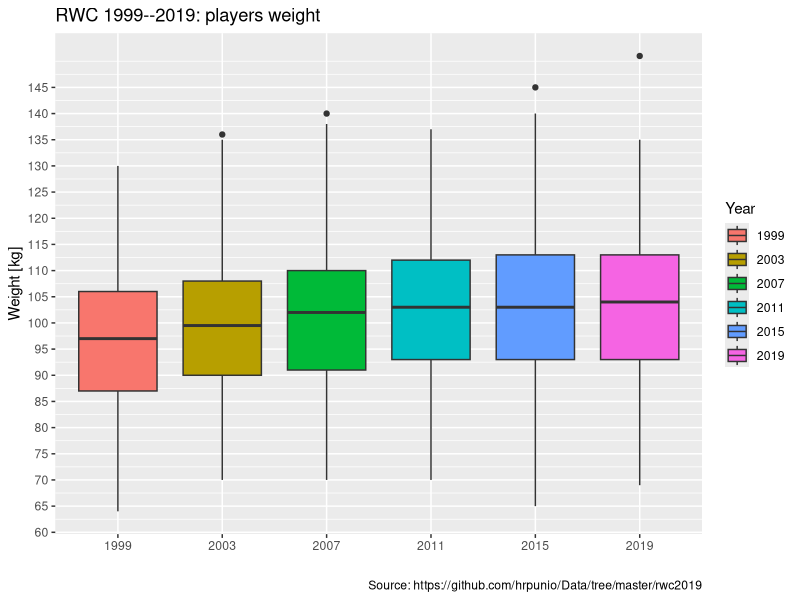
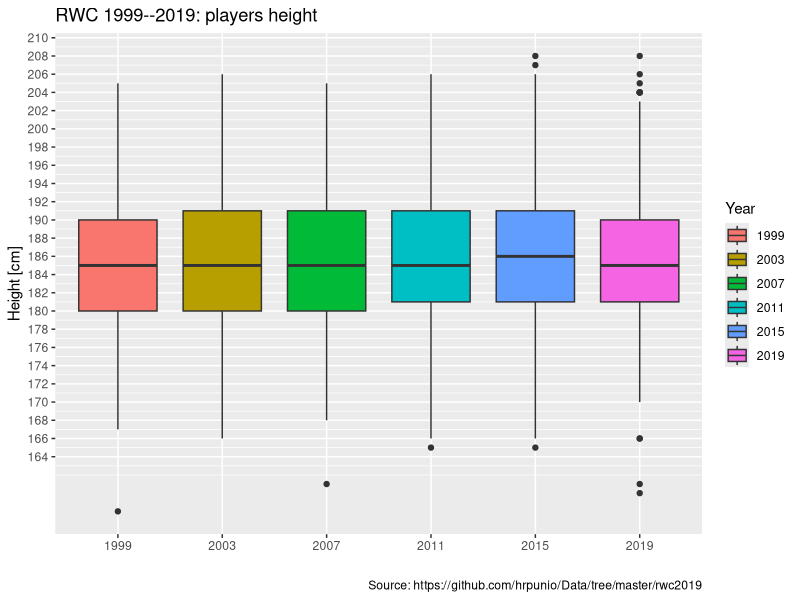
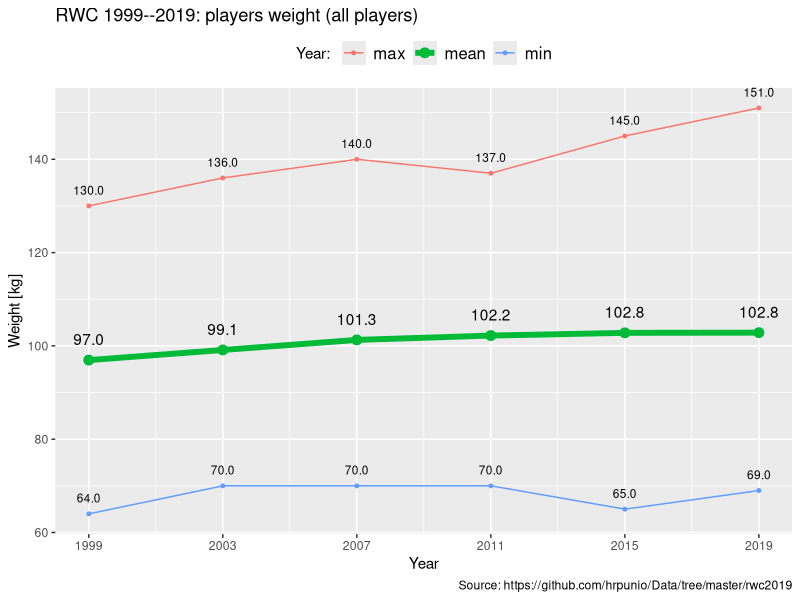
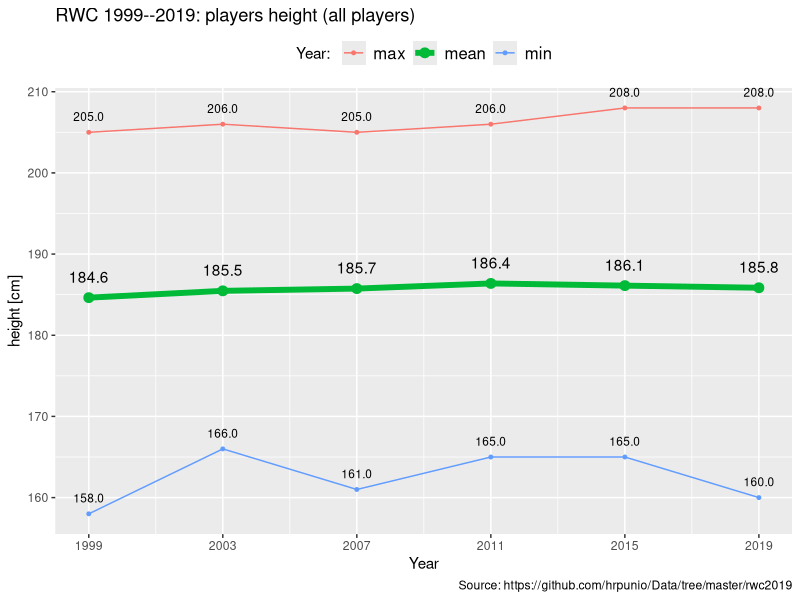
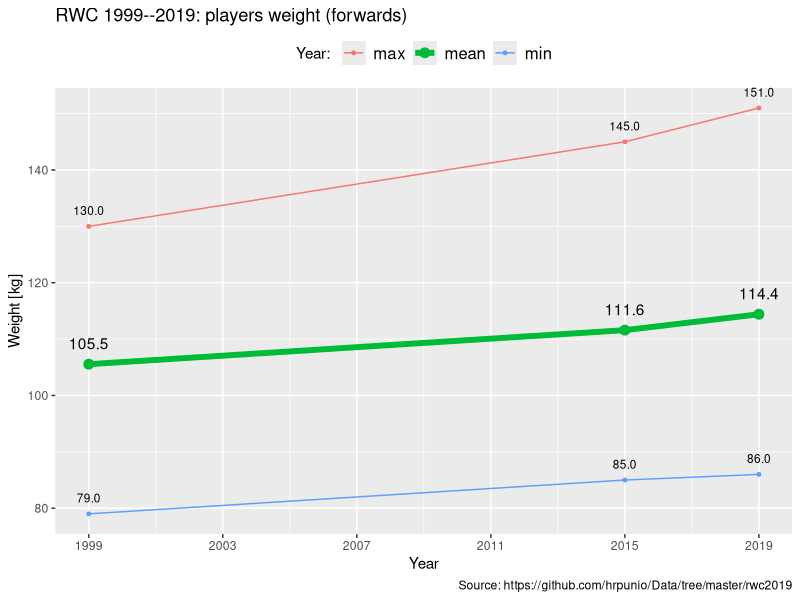
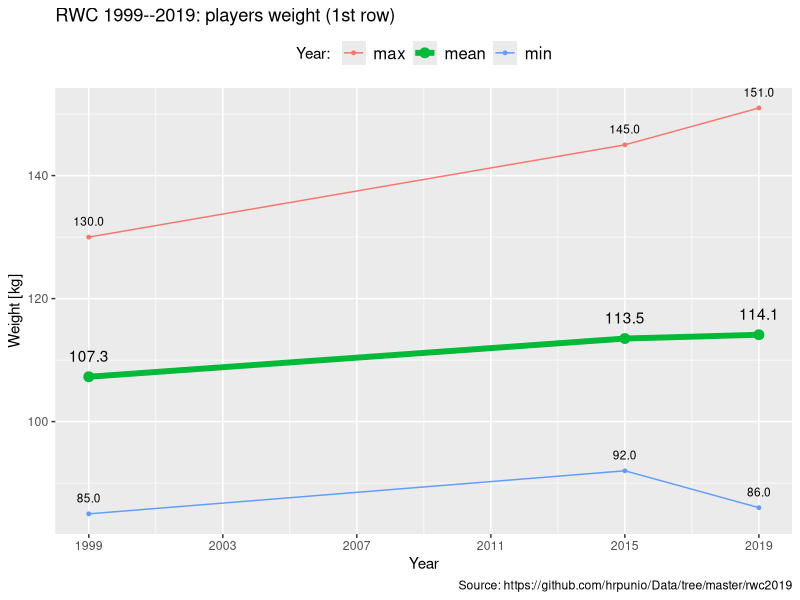
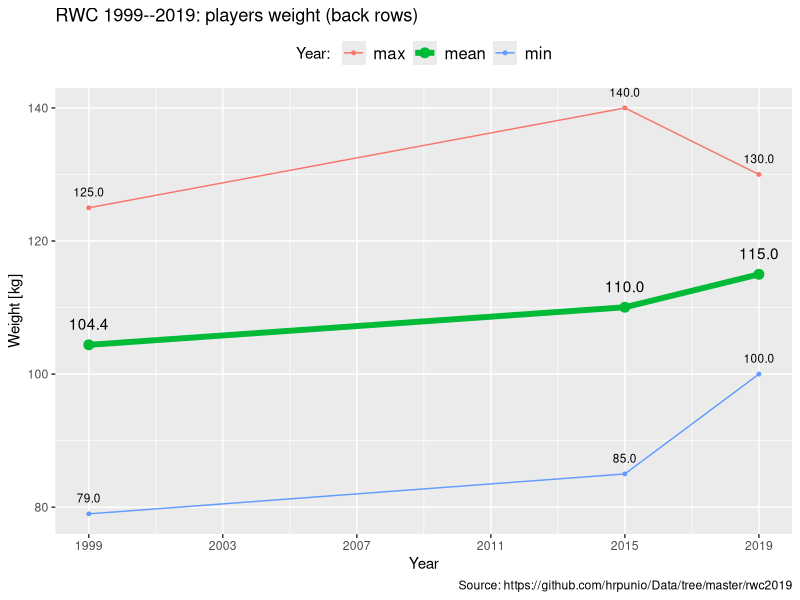
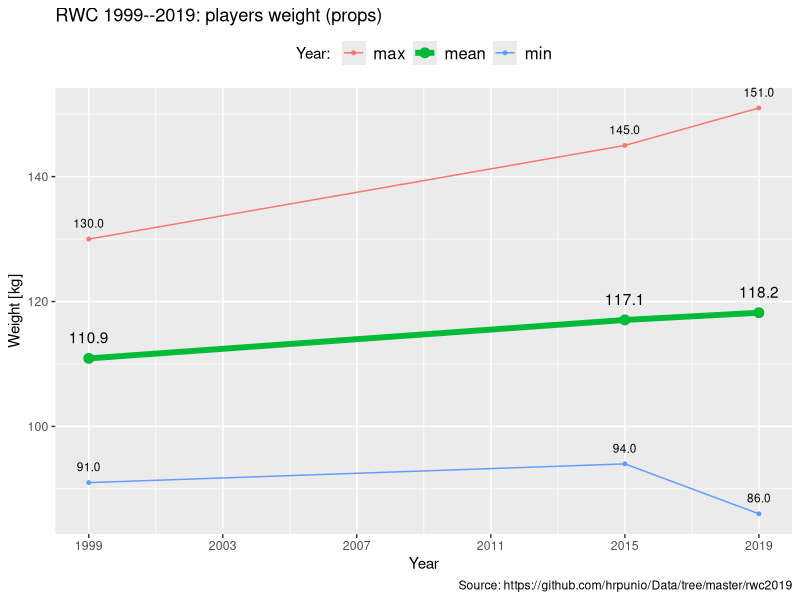

R code for these plots, in order:
### RWC 1999-2019 players elementary statistical analysis
### tprzechlewski@gmail.com (CC by license)
### 
library(ggplot2)
library(dplyr)
options(dplyr.print_max = 1e9)

###############################
players <- read.csv("RWC_1999-2019.csv", sep = ';',  header=T, na.string="NA", colClasses=c( year ="factor"))
players$date <- as.Date(players$year, format = "%Y")
str(players)
###############################

aggregateByYr <- function(p, c) {
  ## https://stackoverflow.com/questions/49700912/why-is-enquo-preferable-to-substitute-eval
  colname <- enquo(c)
  group_by (p, year) %>%
  summarise(
    median = median(!! colname, na.rm=TRUE),
    mean = mean(!! colname, na.rm=TRUE),
    min = min(!! colname, na.rm=TRUE),
    max = max(!! colname, na.rm=TRUE)
  ) %>%
  as.data.frame %>%
  arrange(desc(median))
}
default.lab <- "Weight [kg]"
plotAgg <- function(p, co, coco, lab=default.lab ) {

  t <- sprintf("RWC 1999--2019: %s", co)

  ##if(missing(lab)) { lab <- "Weight [kg]" } 
   
  plot <- ggplot(p, aes(x = as.Date(year, format = "%Y"))) +
    ggtitle(t) + 
    geom_line(aes(y = mean, colour = 'mean'), size=2) +
    geom_line(aes(y = max, colour = "max"), size=.5) +
    geom_line(aes(y = min, colour = "min"), size=.5) +
    ##
    geom_point(aes(y = mean, colour = 'mean'), size=3) +
    geom_point(aes(y = max, colour = 'max'), size=1) +
    geom_point(aes(y = min, colour = 'min'), size=1) +
    ## labels
    geom_text(data=p, aes(label=sprintf("%.1f", mean), y= mean), vjust=-1.25 ) +
    geom_text(data=p, aes(label=sprintf("%.1f", max), y= max), vjust=-1.25, size=3 ) +
    geom_text(data=p, aes(label=sprintf("%.1f", min), y= min), vjust=-1.25, size=3 ) +
    ylab(label=lab) +
    xlab(label="Year") +
    scale_x_date(breaks = seq(as.Date("1999", format="%Y"), as.Date("2019", format="%Y"), by="4 years"), date_labels = "%Y" ) +
    labs(colour = "Year: ", caption = "Source: https://github.com/hrpunio/Data/tree/master/rwc2019") +
    theme(legend.position="top") +
    theme(legend.text=element_text(size=12));

    if  (missing(coco)) {    plot <- plot + ggtitle(t) }
    else { plot <- plot + ggtitle(t, subtitle=coco ) +
         theme(plot.subtitle=element_text(size=8)) }

    return (plot)

}

plotBoxWd <- function (p, co ){
  t <- sprintf("RWC 1999--2019: %s", co)
  s <- weight.scale 
  lab <- "Weight [kg]" 

  ggplot(p, aes(x=year, y=weight, fill=year)) + geom_boxplot() +
   scale_y_continuous(breaks=s) +
   ggtitle(t) +
   guides(fill=guide_legend("Year")) +
   ylab(label=lab) +
   labs(colour = "Year: ", caption = "Source: https://github.com/hrpunio/Data/tree/master/rwc2019") +
   xlab("");
}
plotBoxHt <- function (p, co ){
  t <- sprintf("RWC 1999--2019: %s", co)
  s <- height.scale 
  lab <- "Height [cm]" 

  ggplot(p, aes(x=year, y=height, fill=year)) + geom_boxplot() +
   scale_y_continuous(breaks=s) +
   ggtitle(t) +
   guides(fill=guide_legend("Year")) +
   ylab(label=lab) +
   labs(colour = "Year: ", caption = "Source: https://github.com/hrpunio/Data/tree/master/rwc2019") +
   xlab("");
}
###############################

weight.scale <- c(10, 15, 20, 25, 30, 35, 40, 45, 50, 55, 60, 65, 70, 75, 80,
    85, 90, 95, 100, 105, 110, 115, 120, 125, 130, 135, 140, 145 )
age.scale <- c(18, 20, 22, 24, 26, 28, 30, 32, 34, 36, 38, 40 )
height.scale <- c(164, 166, 168, 170, 172, 174, 176, 178, 180, 182, 184, 186, 188, 
    190, 192, 194, 196, 198, 200, 202, 204, 206, 208, 210, 212 )
caps.scale <- c(0, 10, 20, 30, 40, 50, 60, 70, 80, 90, 100, 110, 120 )

##All players weight and height

players.weight.year <- aggregateByYr (players, weight)
players.weight.year

players.height.year <- aggregateByYr (players, height)
players.height.year

### by pack x year
players.weight.pack.year <- players %>% group_by(pack, year) %>% 
  summarise(
   median = median(weight, na.rm=TRUE),
    mean = mean(weight, na.rm=TRUE),
    min = min(weight, na.rm=TRUE),
    max = max(weight, na.rm=TRUE)
  ) %>%
  as.data.frame

players.weight.pack.year

### Boxplot (weight / all players)
plotBoxWd(players, "players weight")
plot.players.weight.year <- plotAgg(players.weight.year, "players weight (all players)")

## Boxplot (height / all players)
plotBoxHt(players, "players height")
plot.players.height.year <-  plotAgg(players.height.year, "players height (all players)", lab="height [cm]")

plot.players.weight.year
plot.players.height.year
###############################
### 1999/2015/2019 players only
###############################
players  <- filter (players, year == 1999 | year == 2015 | year == 2019);
##str(players)
###############################
###
### Forwards ##################
fplayers <- filter(players, grepl("PR|SR|HK", players$poscode))
fplayers.weight.year <- aggregateByYr (fplayers, weight)
players.weight.year

f1players <- filter(players, grepl("PR|HK", players$poscode))
f1players.weight.year <- aggregateByYr (f1players, weight)
f1players.weight.year

f2players <- filter(players, grepl("SR", players$poscode))
f2players.weight.year <- aggregateByYr (f2players, weight)
f2players.weight.year

fpplayers <- filter(players, grepl("PR", players$poscode))
fpplayers.weight.year <- aggregateByYr (fpplayers, weight)
fpplayers.weight.year

plot.fplayers.weight.year <- plotAgg(fplayers.weight.year, "players weight (forwards)")
plot.f1players.weight.year <- plotAgg(f1players.weight.year, "players weight (1st row)")
plot.f2players.weight.year <- plotAgg(f2players.weight.year, "players weight (back rows)")
plot.fpplayers.weight.year <- plotAgg(fpplayers.weight.year, "players weight (props)")

plot.fplayers.weight.year
plot.f1players.weight.year 
plot.f2players.weight.year
plot.fpplayers.weight.year

### Backs #####################
bplayers <- filter(players, grepl ("BR|CE|FB|FH|WI|SH", players$poscode )  )
bplayers.weight.year <- aggregateByYr (bplayers, weight)
bplayers.weight.year
plotAgg(bplayers.weight.year, "players weight (backs)")

### Wings #####################
wplayers <- filter(players, grepl ("WI", players$poscode )  )
wplayers.weight.year <- aggregateByYr (wplayers, weight)
wplayers.weight.year
plotAgg(wplayers.weight.year, "players weight (wings)")

### Top-team players ie semi-finalist 1999-2015)
top.teams.note <- "Top-teams: NZL/AUS/ENG/FRA/ARG/WAL/RSA"

top.players <- filter(players, grepl ("NZL|AUS|ENG|FRA|ARG|WAL|RSA", players$pack )  )
##str(top.players)

### Forwards ##################
ftop.players <-  filter(top.players, grepl("PR|SR|HK", top.players$poscode))
### Backs #####################
btop.players <-  filter(top.players, grepl ("BR|CE|FB|FH|WI|SH", top.players$poscode )  )
### Wings #####################
wtop.players <-  filter(top.players, grepl ("W", top.players$poscode )  )

top.players.weight.year <- aggregateByYr (top.players, weight)

top.players.weight.year

plot.top.players.weight.year <- plotAgg(top.players.weight.year, "players weight (top teams)", top.teams.note)

ftop.players.weight.year <- aggregateByYr (ftop.players, weight)
plot.ftop.players.weight.year <- plotAgg(ftop.players.weight.year, "forwards weight (top teams)", top.teams.note )

btop.players.weight.year <- aggregateByYr (btop.players, weight)
plot.btop.players.weight.year <- plotAgg(btop.players.weight.year, "backs weight (top teams)", top.teams.note )

wtop.players.weight.year <- aggregateByYr (wtop.players, weight)
plot.wtop.players.weight.year <- plotAgg(wtop.players.weight.year, "wings weight (top teams)", top.teams.note )

plot.top.players.weight.year
plot.ftop.players.weight.year
plot.btop.players.weight.year
plot.wtop.players.weight.year

###############################
## BoxPlots ###################
## Position  ## ### ### #######

plotBoxWd(fplayers, "Forwards weight")
plotBoxHt(fplayers, "Forwards height")
plotBoxWd(bplayers, "Backs weight")

plotBoxWd(f1players, "Forwards weight (1st row)")

plotBoxWd(f2players, "Forwards weight (back rows)")
plotBoxWd(f2players, "Forwards weight (back rows)")

plotBoxHt(f2players, "Forwards height (back rows)")
plotBoxWd(wplayers, "Wings weight")

## Top-teams ## ### ### #######
plotBoxWd(top.players, "players weight (top teams)")
plotBoxWd(ftop.players, "forwards weight (top teams)")
plotBoxWd(btop.players, "backs weight (top teams)")
plotBoxWd(wtop.players, "wings weight (top teams)")

#### #### ####
